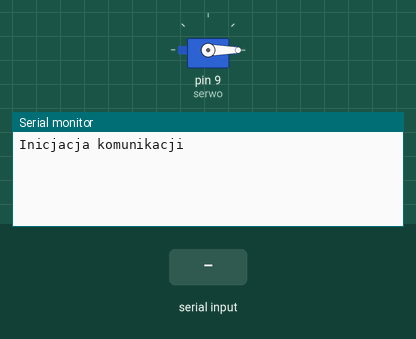
This sketch was run on a simulated Arduino Uno, built with avr-gcc and run on an emulated ATmega328P. Parts: servo, the last lines printed to the serial monitor. The inputs (shaded band) are chosen by the test bench.

Above: at 1.7 s.
1.8 s: "90,45\n" received over Serial
At 3.0 s:
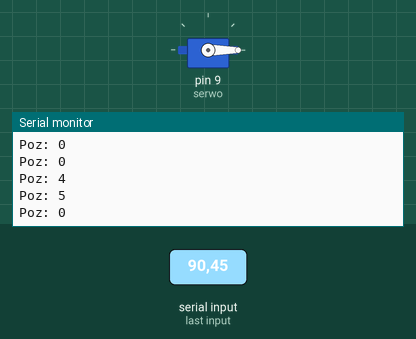
3.3 s: "30,150\n" received over Serial
At 4.5 s:
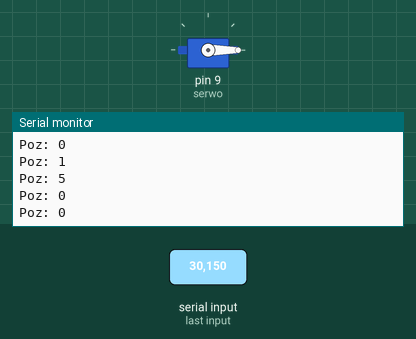
Timing chart, 0 to 6.3 s (numbered marks = the images above; inputs shaded):
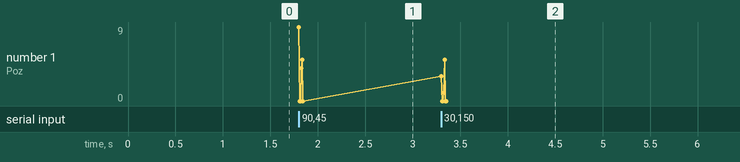

Measured:
- after the input at 1.8 s, the serial monitor: prints a new line at once (image 1)
- after the input at 3.3 s, the serial monitor: prints a new line at once (image 2)

The sketch:

10e_Servo_serial.ino
```cpp
#include <Servo.h>
Servo serwo;  //Tworzymy instancję o nazwie serwo

void setup()
{
  serwo.attach(9);  //Serwomechanizm podłączony do pin 9
  Serial.begin(9600); //Inicjacja komunikacji serial
  Serial.println("Inicjacja komunikacji");
  serwo.write(0);
  delay(500);
}

String readString;
int pozycja=0;

void loop()
{
  if (Serial.available() > 0) {
    // Przeczytaj ostatnie dane z bufora
    char znak = Serial.read();
    readString += znak;
    pozycja = readString.toInt();
    Serial.print("Poz: ");
    Serial.println(pozycja);
    serwo.write(pozycja);
  }
  readString="";
}


// GND (czarny, ciemnobrązowy) - GND
// +5V Zasilanie (czerwony) - +5V
// Sygnał sterujący (żółty/pomarańczowy) - 9
```
